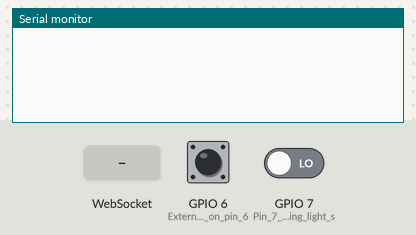
Bench run of a sketch on a simulated ESP8266 (NodeMCU). On the bench: the last lines printed to the serial monitor. Inputs (shaded band) come from the test bench; at power-on: GPIO 6 (External_button_on_pin_6) HIGH, GPIO 7 (Pin_7_for_reading_light_s) LOW. WiFi joins after 1.5 s; servers stay silent unless stated; the local clock reads 2024-03-15 10:24:30 at power-on unless the sketch sets it.

Above: at 2.7 s.
2.8 s: WebSocket text "ping" received
At 3.7 s:
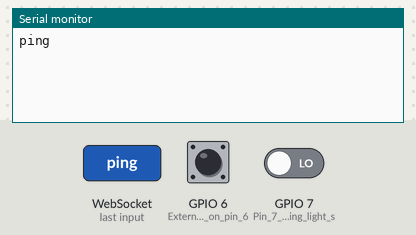
4.3 s: WebSocket text "LightOn" received
At 4.9 s:
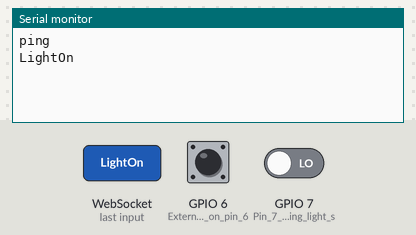
5.8 s: WebSocket text "LightOff" received
At 7.0 s:
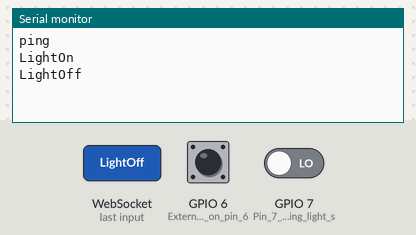
7.3 s: WebSocket text "1" received
At 8.4 s:
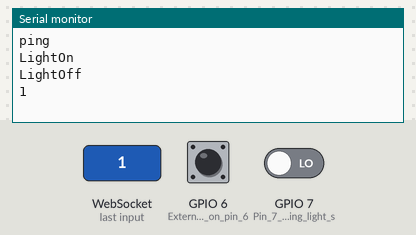

Measured:
- after the input at 2.8 s, the serial monitor: prints a new line at once (image 1)
- after the input at 4.3 s, the serial monitor: prints a new line at once (image 2)
- after the input at 5.8 s, the serial monitor: prints a new line at once (image 3)
- after the input at 7.3 s, the serial monitor: prints a new line at once (image 4)

The sketch:

main.ino
```cpp
#include <ESP8266WiFi.h>
#include <ESP8266WebServer.h>
#include <WebSocketsServer.h>
#include <WiFiManager.h>
#include "SunsetSunrise.h"
#include <ThreeWire.h>
#include <RtcDS1302.h>

ThreeWire myWire(D4,D5,D3); // IO, SCLK, CE
RtcDS1302<ThreeWire> Rtc(myWire);

// WiFi and Server Setup
WiFiManager wm;
ESP8266WebServer server(80);
WebSocketsServer webSocket = WebSocketsServer(81);

// Flags and Parameters
bool wmResult = false;
bool mode = false;           // false = manual, true = auto
bool lightState = false;     // Light is off initially
bool previousMode = false;   // Tracks previous mode to detect changes
bool lightAuto = false;      // Tracks light state in auto mode
bool lightErrorReported = false; // Indicates if an error message has been sent

double latitude = 36.8065;
double longitude = 10.1815;
int timezone = 1;

// Web Server Handlers
void handleRoot() {
  server.send(200, "text/plain", "Connected");
}

void handlePost() {
  String message = server.arg("key");
  server.send(200, "text/plain", "Received: " + message);
}

// WebSocket Event Handler
void webSocketEvent(uint8_t num, WStype_t type, uint8_t *payload, size_t length) {
  if (type == WStype_TEXT) {
    String message = String((char *)payload);
    Serial.println(message);

    if (message == "ping") {
      String response = "pong, Mode: " + String(mode ? "Auto" : "Manual") + ", Light: " + (lightState ? "ON" : "OFF");
      webSocket.sendTXT(num, response);
    } else if (message == "LightOn" && !mode) {
      lightState = true;
      webSocket.sendTXT(num, "Light Turned On");
    } else if (message == "LightOff" && !mode) {
      lightState = false;
      webSocket.sendTXT(num, "Light Turned Off");
    }
  }
}

// Automatic Mode Handling
void handleModeAuto(uint8_t num) {
  RtcDateTime now = Rtc.GetDateTime();
  int year = now.Year();
  int month = now.Month();
  int day = now.Day();
  int currentMinutes = now.Hour() * 60 + now.Minute();

  int JD = julianDay(year, month, day);
  double declination = solarDeclination(JD);
  double sunsetHourAngle = hourAngle(latitude, declination, true);
  double sunriseHourAngle = hourAngle(latitude, declination, false);

  double sunriseTime = calculateLocalTime(JD, longitude, sunriseHourAngle, timezone);
  double sunsetTime = calculateLocalTime(JD, longitude, sunsetHourAngle, timezone);

  int sunriseHour = (int)(sunriseTime / 60) % 24;
  int sunriseMinute = (int)(sunriseTime) % 60;
  int sunsetHour = (int)(sunsetTime / 60) % 24;
  int sunsetMinute = (int)(sunsetTime) % 60;

  lightAuto = (currentMinutes > (sunsetHour * 60 + sunsetMinute)) ||
              (currentMinutes < (sunriseHour * 60 + sunriseMinute));

  if (lightAuto != lightState) {
    lightState = lightAuto;
    webSocket.sendTXT(num, lightAuto ? "Light ON (Auto)" : "Light OFF (Auto)");
  }
}

// WebSocket and Server Initialization
void webSocketConnection() {
  server.on("/endpoint", HTTP_GET, handleRoot);
  server.on("/endpoint", HTTP_POST, handlePost);
  server.begin();
  webSocket.begin();
  webSocket.onEvent(webSocketEvent);
}

// Setup Function
void setup() {
  Serial.begin(115200);
  pinMode(6, INPUT_PULLUP);   // External button on pin 6
  pinMode(7, INPUT);           // Pin 7 for reading light state
  Rtc.Begin();
  RtcDateTime compiled = RtcDateTime(__DATE__, __TIME__);
  wmResult = wm.autoConnect("VI Light WiFi Manager");

  if (!wmResult) {
    WiFi.disconnect(true);
    ESP.eraseConfig();
    ESP.restart();
  }

  webSocketConnection();
}

// Main Loop
void loop() {
  // If Wi-Fi is disconnected, restart the device
  if (WiFi.status() != WL_CONNECTED) {
    ESP.restart();
  }

  // Check the external switch status
  bool switchState = digitalRead(6);

  // Detect mode changes
  if (switchState != previousMode) {
    mode = switchState;  // Update the mode based on switch
    previousMode = switchState;

    // Send WebSocket message to notify about mode change
    webSocket.broadcastTXT(mode ? "Auto Mode Activated" : "Manual Mode Activated");

    // In auto mode, handle automatic light control
    if (mode) {
      handleModeAuto(0);
    }
  }

  // Check the state of the light from pin 7
  bool realLightState = digitalRead(7);

  // Verify if the real state matches the expected state
  if (realLightState != lightState) {
    // If there's an error and not reported yet, send an error message
    if (!lightErrorReported) {
      webSocket.broadcastTXT("Error: Light state mismatch! Expected: " + String(lightState ? "ON" : "OFF") + ", Actual: " + String(realLightState ? "ON" : "OFF"));
      lightErrorReported = true; // Set the flag to indicate the error has been reported
    }
  } else {
    // Reset the error reported flag when the state matches
    lightErrorReported = false;
  }

  // Handle HTTP and WebSocket events
  server.handleClient();
  webSocket.loop();
}
```

SunsetSunrise.cpp
```cpp
#include "SunsetSunrise.h"
#include <math.h>
#define DEG_TO_RAD 0.017453292519943295769236907684886

int julianDay(int year, int month, int day) {
    if (month <= 2) {
        year -= 1;
        month += 12;
    }
    int A = year / 100;
    int B = 2 - A + (A / 4);
    int JD = int(365.25 * (year + 4716)) + int(30.6001 * (month + 1)) + day + B - 1524;
    return JD;
}
double solarDeclination(int JD) {
    double n = JD - 2451545.0;  // Days since 1 January 2000
    double L = fmod(280.460 + 0.9856474 * n, 360.0);  // Mean longitude of the Sun
    double g = fmod(357.528 + 0.9856003 * n, 360.0);  // Mean anomaly of the Sun
    double lambda = L + 1.915 * sin(g * DEG_TO_RAD) + 0.020 * sin(2 * g * DEG_TO_RAD);  // Ecliptic longitude
    return asin(sin(lambda * DEG_TO_RAD) * sin(23.44 * DEG_TO_RAD));  // Declination
}

double hourAngle(double lat, double declination, bool isSunrise) {
    double latRad = lat * DEG_TO_RAD;
    double cosH = (cos(90.833 * DEG_TO_RAD) - sin(latRad) * sin(declination)) / (cos(latRad) * cos(declination));
    if (isSunrise) {
        return -acos(cosH) / DEG_TO_RAD;  // Sunrise
    } else {
        return acos(cosH) / DEG_TO_RAD;  // Sunset
    }
}

// Local time calculation function with time zone adjustment (UTC+1 for Tunis)
double calculateLocalTime(int JD, double longitude, double hourAngle, int timezone) {
    double solarNoon = (720.0 - 4.0 * longitude - hourAngle * 4.0);  // Solar noon in minutes
    return solarNoon + timezone * 60.0;  // Local time in minutes from midnight
}
```

SunsetSunrise.h
```cpp
#ifndef SUNSET_SUNRISE_H
#define SUNSET_SUNRISE_H
#include <Arduino.h>

int julianDay(int year, int month, int day);
double solarDeclination(int JD);
double hourAngle(double lat, double declination, bool isSunrise);
double calculateLocalTime(int JD, double longitude, double hourAngle, int timezone);

#endif
```
